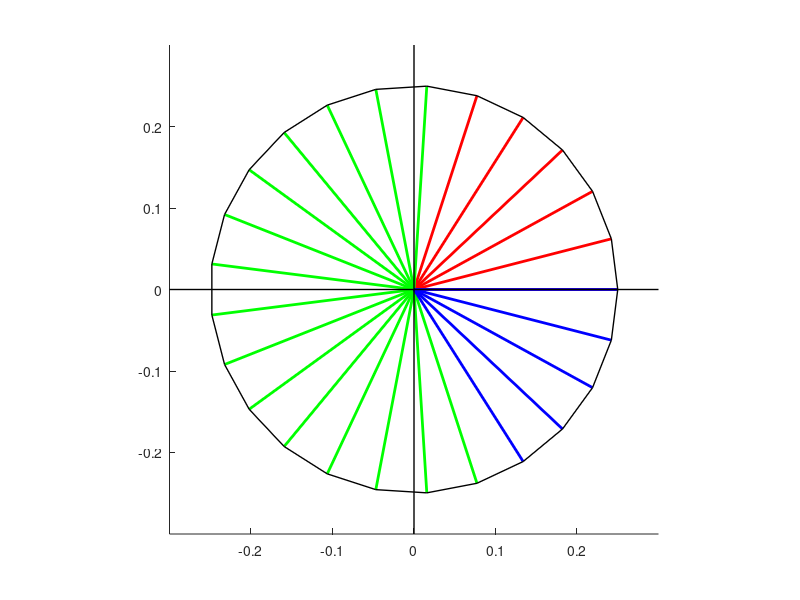

This figure's MATLAB source:
% サンプリングレートと時間の設定
dt = 0.1;  %0.1秒刻みで取得
t = 0:dt:2.5;  % tは0から2.5秒まで

% 角度の設定
angles = 2 * pi * (t / max(t));  % 0から2πの範囲での角度

% マニピ先端位置の計算
radius = 0.25;  % 円の半径
xt = radius * cos(angles);  % 先端のx座標
yt = radius * sin(angles);  % 先端のy座標

% グラフの正方形表示
figure(1)
axis square

% 一周するまでfor文で回す
for ii = 1:length(t)
    % ラインの描画
    x1 = [0 xt(ii)];
    y1 = [0 yt(ii)];
    h1 = line(x1, y1);
    
    if 0 <= t(ii) && t(ii) <= 0.5
        set(h1, 'color', 'r');
        set(h1, 'lineWidth', 2);
    elseif 0.5 < t(ii) && t(ii) <= 2.0
        set(h1, 'color', 'g');
        set(h1, 'lineWidth', 2);
    elseif 2.0 < t(ii) && t(ii) <= 2.5
        set(h1, 'color', 'b');
        set(h1, 'lineWidth', 2);
    end
end

for ii = 1:length(t)-1
    x2 = [xt(ii) xt(ii+1)];
    y2 = [yt(ii) yt(ii+1)];
    h2 = line(x2, y2);
    set(h2, 'color', 'k');
    set(h2, 'lineWidth', 1);
end

% x軸
h3 = line([-0.3 0.3], [0 0]);
set(h3, 'color', 'k');
set(h3, 'lineWidth', 1);

% y軸
h4 = line([0 0], [-0.3 0.3]);
set(h4, 'color', 'k');
set(h4, 'lineWidth', 1);

% 軸の範囲設定
xlim([-0.3 0.3])
ylim([-0.3 0.3])